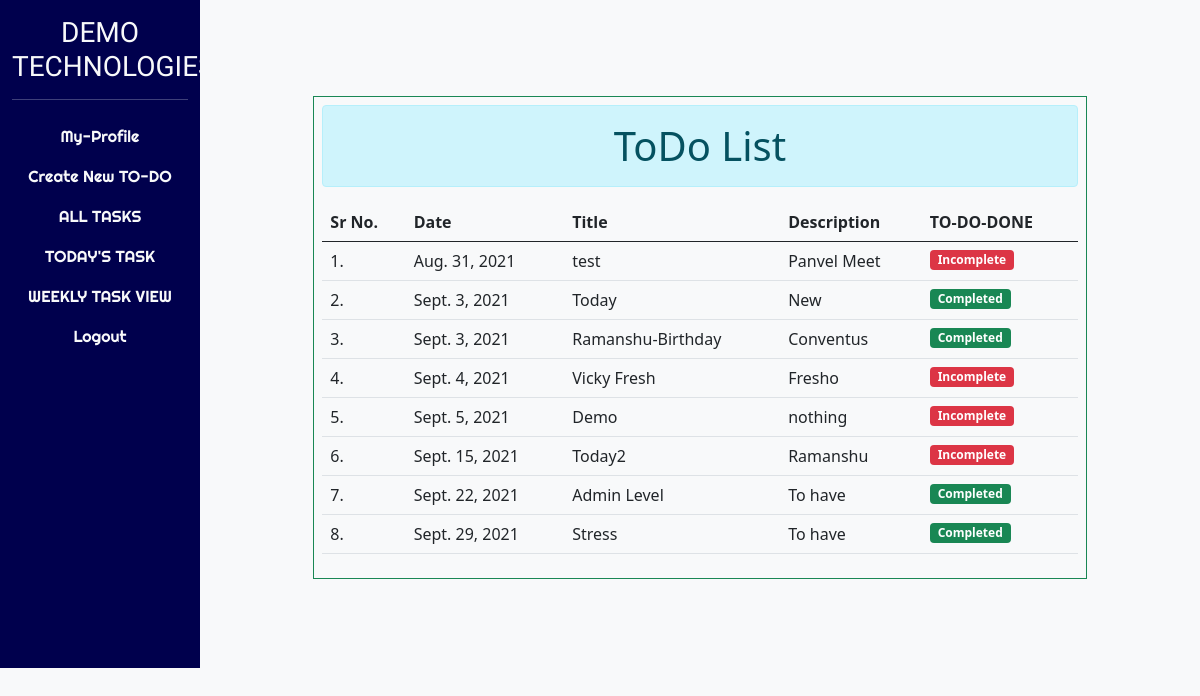
The page /todolist/ (signed in) on the database its author committed.
### app1/models.py (models this page shows, shortened)
class ToDo(models.Model):
    title=models.CharField(max_length=30)
    discription=models.CharField(max_length=100)
    date=models.DateField()
    done=models.BooleanField(default=False)
    user=models.ForeignKey(User,on_delete=models.CASCADE)

### app1/views.py (the view)
# urls.py: path('todolist/',todolist),
@login_required(login_url='/users/login/')
def todolist(request):
	uid=(request.session.get('userId'))
	t=ToDo.objects.filter(user_id=uid).order_by('date')
	return render(request,'app1/todolist.html',{"x":t})

### app1/templates/app1/todolist.html
{% extends 'core/base.html' %}
{% block content %}
<br><br>
<div class='container mt-5'>
	<div class='col-10 mx-auto border border-success p-2 border-round'>
<h1 class='alert alert-info mx-auto text-center'>ToDo List</h1>
<table class="table">
  <thead>
    <tr>
      <th scope="col">Sr No.</th>
      <th scope="col">Date</th>
      <th scope="col">Title</th>
      <th scope="col">Description</th>
      <th scope="col">TO-DO-DONE</th>
    </tr>
  </thead>
  <tbody>
    {% for i in x %}
    <tr>
      <td>{{forloop.counter}}.</td>
      <td>{{i.date}}</td>
      <td>{{i.title}}</td>
      <td>{{i.discription}}</td>
      {% if i.done == True %}
       <td><small class='badge bg-success'>Completed</small></td>
       {% else %}
        <td><small class='badge bg-danger'>Incomplete</small></td>
        {% endif %}
    </tr>
   {% endfor %}
  </tbody>
</table>
</div>
</div>
{% endblock %}

### core/templates/core/base.html (shortened to what this page needs)
{% load static %}
<html>
<head>
	<link rel="stylesheet" type="text/css" href="{% static 'core/css/bootstrap.css' %}">
	<link rel="stylesheet" type="text/css" href="{% static 'core/css/all.min.css' %}">
	{% block corecss %}
	<link rel="stylesheet" type="text/css" href="{% static 'core/css/core.css' %}">
	{% endblock %}
</head>
<body>
<div class='container-fluid bg-light'>
	<div class='row'>
		<div class='col-sm-2' style="background: #00004d">
			{% include 'core/sidebar.html' %}
		</div>
		<div class='col-sm-10'>
			{% block content %}
			{% endblock %}
		</div>
	</div>
</div>
	</body>
	</html>

### core/templates/core/sidebar.html
{% load static %}
<div class='border-right border-danger h-100'>
				<h3 class='ft text-light mt-3 text-center'>DEMO TECHNOLOGIES</h3>
				<hr class='bg-light'>
			<nav class='nav flex-column text-center nav-fill w-100 navbar-fixed-top'>
				{% if user.is_authenticated %}
				<a href='/view_profile/' class='nav-link text-light'>My-Profile</a>
				<a href='/create-todo/' class='nav-link text-light'>Create New TO-DO</a>
				<a href='/todolist/' class='nav-link text-light'>ALL TASKS</a>
				<a href='/todaylist/' class='nav-link text-light'>TODAY'S TASK</a>
				<a href='/weeklist/' class='nav-link text-light'>WEEKLY TASK VIEW</a>
				<a href='/users/logout/' class='nav-link text-light'>Logout</a>
					{% else %}
					<a href='/users/login/' class='nav-link text-light'>Login</a>
					<a href='/users/signup/' class='nav-link text-light'>SIGNUP</a>
					<br><br><br><br>
				{% endif %}
				<br><br><br><br><br><br><br><br><br><br><br><br><br>
			</nav>
		</div>

### core/static/core/css/core.css (style rules this page uses)
.ft { font-family: 'Comic Neue', cursive; }
.nav-link { font-family: 'Righteous', cursive; }
html,body { height:100%; }
.container-fluid { min-height: 100%; }

### rows shown on the page
ToDo: date "Aug. 31, 2021", title "test", discription "Panvel Meet", done "Incomplete"
ToDo: date "Sept. 3, 2021", title "Today", discription "New", done "Completed"
ToDo: date "Sept. 3, 2021", title "Ramanshu-Birthday", discription "Conventus", done "Completed"
ToDo: date "Sept. 4, 2021", title "Vicky Fresh", discription "Fresho", done "Incomplete"
ToDo: date "Sept. 5, 2021", title "Demo", discription "nothing", done "Incomplete"
ToDo: date "Sept. 15, 2021", title "Today2", discription "Ramanshu", done "Incomplete"
ToDo: date "Sept. 22, 2021", title "Admin Level", discription "To have", done "Completed"
ToDo: date "Sept. 29, 2021", title "Stress", discription "To have", done "Completed"
